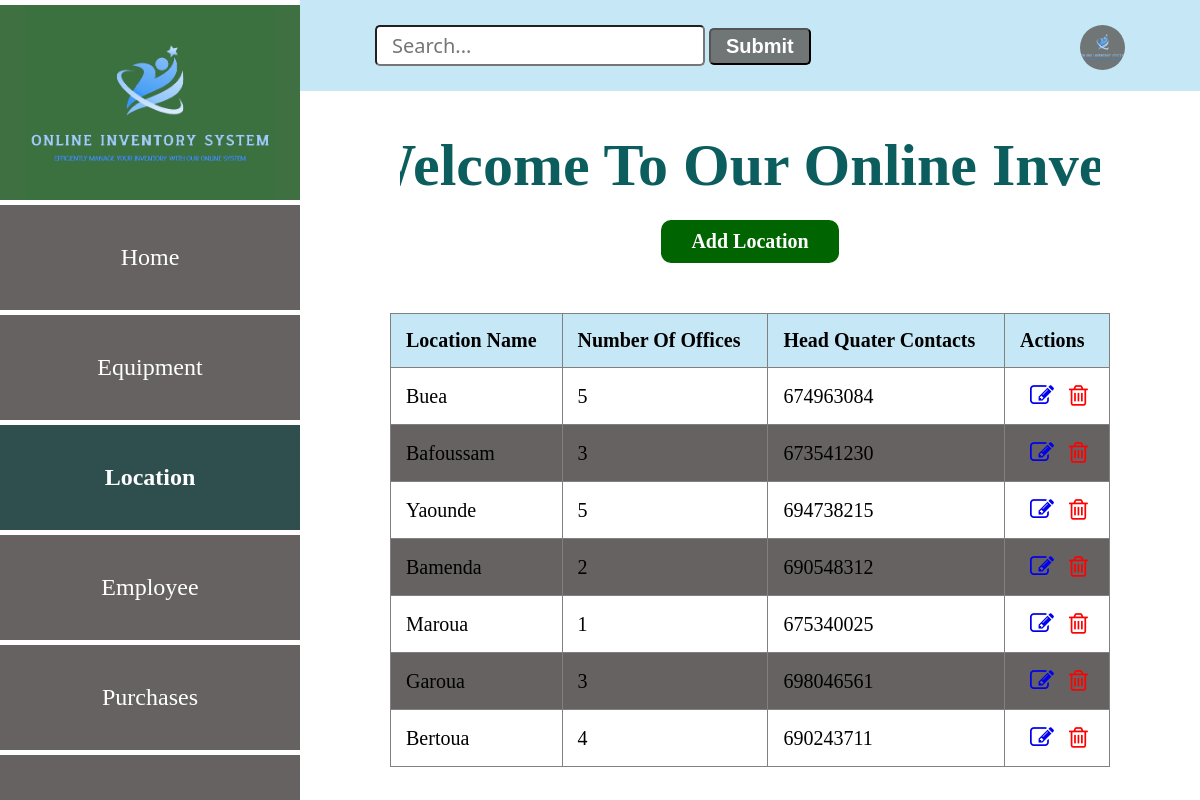
Page /location on the earlier database version.
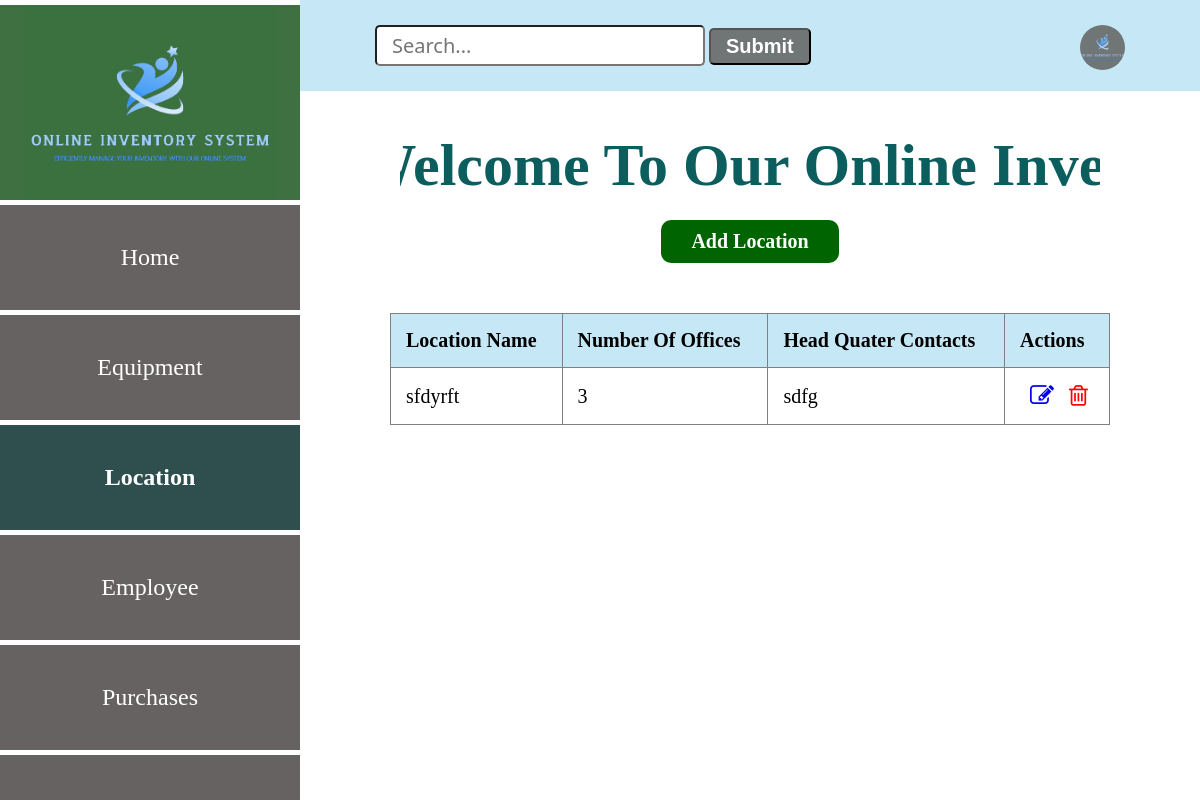
Same page on the later database version.
### app.py (models this page shows, shortened)
class Location(db.Model):
    __tablename__ = "locations"
    id=db.Column(db.Integer, primary_key=True)
    location_name=db.Column(db.String(50))
    number_of_offices=db.Column(db.Integer)
    head_quater_contact=db.Column(db.Integer)
    employees=db.relationship('Employee', backref='employees_location')

### app.py (the view)
@app.route('/location')
def index():
    locations = Location.query.all()
    return render_template ('locationList.html', locations = locations)

### app.py (called while the page is built)
@app.before_request
def create_table():
    db.create_all()

### templates/locationList.html (shortened to what this page needs)
<!DOCTYPE html>
<html lang="en">
<head>
    <link
    rel="stylesheet"
    href="{{ url_for('static', filename='main.css') }}"
    />
    <link rel="stylesheet" href="https://cdnjs.cloudflare.com/ajax/libs/font-awesome/4.7.0/css/font-awesome.min.css">
</head>
<body>
    <div class="header">
        <input type="search" id="query" name="search" placeholder="Search...">
        <button>Submit</button>
        <a href="#"><img src="{{ url_for('static', filename='logo.png') }}" alt=""></a>
    </div>
    <section class="sidebar">
        <div class="logo">
            <img src="{{ url_for('static', filename='logo.png') }}" alt="logo">
        </div>
        <div class="content">
            <a href="/" class="home">Home</a>
            <a href="#" class="home">Equipment</a>
            <a href="/location" class="home active">Location</a>
            <a href="#" class="home">Employee</a>
            <a href="/purchase" class="home">Purchases</a>
            <a href="#" class="home">Logout</a>
        </div>
    </section>
    <div class="marquee-container">
      <h1 class="marquee">Welcome To Our Online Inventory System</h1>
    </div>
    <div class="location-form">
      <a href="/add-location" class="btn1">Add Location</a>
      <table border="1" style="overflow: auto;">
        <thead>
          <tr>
            <th>Location Name</th>
            <th>Number Of Offices</th>
            <th>Head Quater Contacts</th>
            <th>Actions</th>
          </tr>
        </thead>
        <tbody>
          {% for location in locations  %}
            <tr>
              <td>{{ location.location_name }}</td>
              <td>{{ location.number_of_offices}}</td>
              <td>{{ location.head_quater_contact}}</td>
              <td class="action">
                <a href="/edit_location{{ location.id }}"><i class="fa fa-edit" style="font-size:24px"></i></a>
                <a href="/delete_location{{ location.id }}"><i class="fa fa-trash-o" style="font-size:24px"></i></a>
              </td>
            </tr>
          {% endfor %}
        </tbody>
      </table>
    </div>
</body>
</html>

### static/main.css (style rules this page uses)
body { margin: 0; padding: 0; font-family: Verdana; }
.header { background: #c6e8f6; padding: 25px; }
.header input { padding: 5px 15px; font-size: 20px; font-family:'Segoe UI', Tahoma, Geneva, Verdana, sans-serif; border-radius: 5px; margin-left: 350px; }
.header button { padding: 5px 15px; font-size: 20px; border-radius: 5px; background: #707576; color: #fff; font-weight: bold; }
.header img { width: 45px; height: 45px; background: #707576; border-radius: 50%; float: right; justify-content: center; margin-right: 50px; }
.sidebar { position: fixed; top: 0; left: 0; width: 300px; height: 100vh; background: #707576; border-top: 5px solid #fff; }
.logo { width: 300px; height: 200px; background: rgba(59, 112, 63, 0.938); display: flex; justify-content: center; align-items: center; }
.logo img { width: 250px; display: block; margin: auto; background-color: rgba(59, 112, 63, 0.938); }
.content { background: #707576; width: 300px; height: calc(100vh - 200px); position: fixed; top: 200px; z-index: 1; border-top: 5px solid #fff; overflow-y: auto; }
.content a { display: flex; text-decoration: none; color: #fff; font-size: 24px; border-bottom: 5px solid white; padding: 39px; justify-content: center; }
.home { border: none; outline: none; padding: 10px 16px; background: #666262; cursor: pointer; }
.active, .home:hover { background: darkslategrey; color: black; font-weight: bold; }
h1 { display: flex; font-size: 60px; flex-wrap: wrap; justify-content: center; gap: 50px; margin-left: 300px; text-align: center; margin-top: 40px; color: rgb(12, 94, 94); }
.location-form { display: flex; justify-content: center; align-items: center; flex-direction: column; margin-left: 300px; }
table { width: 80%; border-collapse: collapse; margin-top: 30px; }
th, td { padding: 15px; text-align: left; font-size: 20px; }
th { background-color: #c6e8f6; font-weight: bold; }
.btn1 { background: darkgreen; color: #fff; font-size: 1em; padding: 10px 30px; border-radius: 10px; transition: background-color 0.25s; margin-bottom: 20px; text-decoration: none; font-size: 20px; display: block; margin-top: -20px; font-weight: bold; }
.marquee-container { overflow: hidden; margin-right: 100px; margin-left: 400px; behavior: inherit; }
.marquee { animation: marquee 20s linear infinite; white-space: nowrap; }
.action a { margin-left: 10px; }
.action .fa-trash-o { color: red; }

Differences in the rows shown:
removed Location: location_name "Bafoussam", number_of_offices "3", head_quater_contact "673541230"
removed Location: location_name "Yaounde", number_of_offices "5", head_quater_contact "694738215"
removed Location: location_name "Bamenda", number_of_offices "2", head_quater_contact "690548312"
removed Location: location_name "Maroua", number_of_offices "1", head_quater_contact "675340025"
removed Location: location_name "Garoua", number_of_offices "3", head_quater_contact "698046561"
removed Location: location_name "Bertoua", number_of_offices "4", head_quater_contact "690243711"
changed Location: location_name "Buea" → "sfdyrft"; number_of_offices "5" → "3"; head_quater_contact "674963084" → "sdfg"
